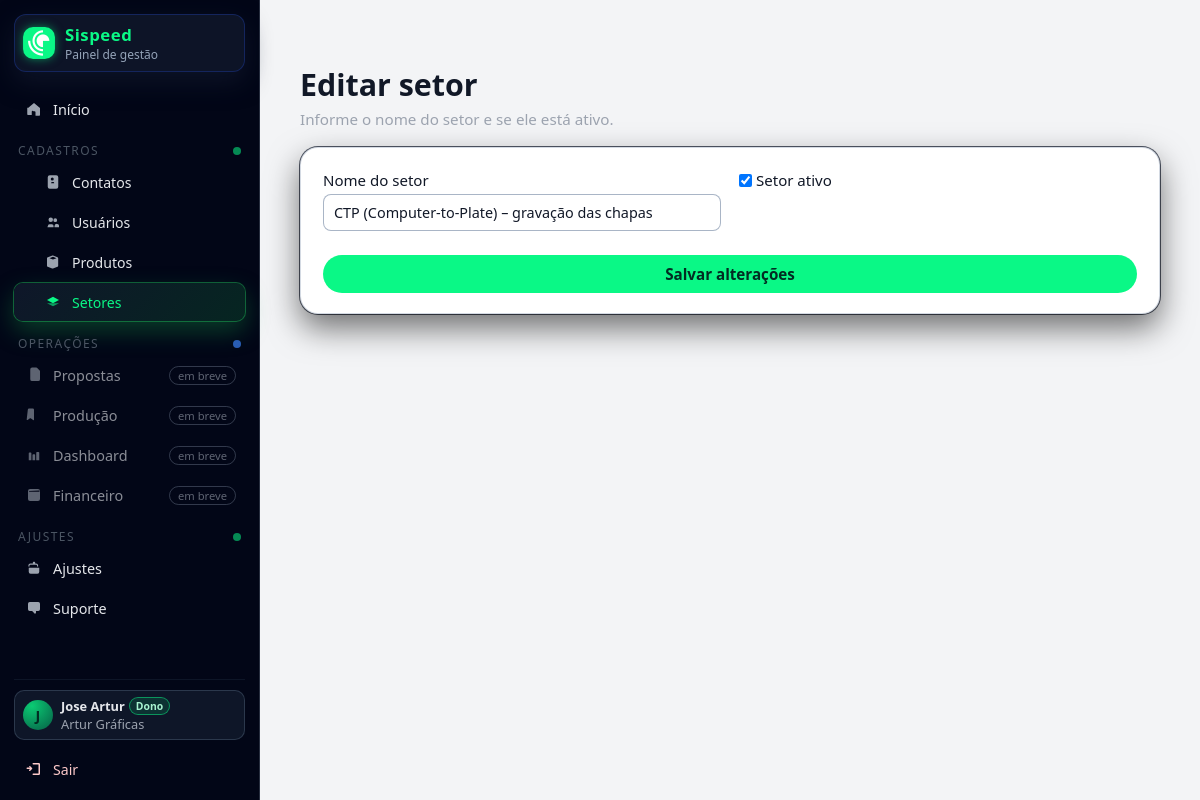
The app's page /setores/7/editar/ (signed in) with its own data.
### core/models.py (models this page shows, shortened)
class UserCompany(models.Model):
    user = models.OneToOneField(
        settings.AUTH_USER_MODEL,
        on_delete=models.CASCADE,
        related_name="company_link",
    )
    company = models.ForeignKey(
        Company,
        on_delete=models.CASCADE,
        related_name="users",
    )
    is_owner = models.BooleanField(
        "Dono da empresa",
        default=False,
        help_text="Usuário principal, não pode perder acesso.",
    )
    class Meta:
        verbose_name = "Usuário da empresa"
        verbose_name_plural = "Usuários da empresa"
        ordering = ["company", "user__username"]

class Company(models.Model):
    name = models.CharField("Nome da empresa", max_length=255)
    cnpj = models.CharField("CNPJ", max_length=18, blank=True, null=True)
    email = models.EmailField("E-mail", unique=True)
    phone = models.CharField("Telefone", max_length=20, blank=True, null=True)
    created_at = models.DateTimeField(auto_now_add=True)
    cep = models.CharField("CEP", max_length=9, blank=True, null=True)
    address = models.CharField("Endereço", max_length=255, blank=True, null=True)
    number = models.CharField("Número", max_length=20, blank=True, null=True)
    district = models.CharField("Bairro", max_length=100, blank=True, null=True)
    city = models.CharField("Cidade", max_length=100, blank=True, null=True)
    uf = models.CharField("UF", max_length=2, blank=True, null=True)
    logo = models.ImageField(
        "Logo da empresa",
        upload_to=company_logo_upload_path,
        blank=True,
        null=True,
    )
    whatsapp_default_message = models.TextField(
        "Mensagem padrão do WhatsApp",
        blank=True,
        null=True,
        help_text="Mensagem sugerida ao iniciar uma conversa pelo WhatsApp.",
    )
    class Meta:
        verbose_name = "Empresa"
        verbose_name_plural = "Empresas"

class Sector(models.Model):
    company = models.ForeignKey(
        Company,
        on_delete=models.CASCADE,
        related_name="sectors",
        verbose_name="Empresa",
    )
    name = models.CharField("Nome do setor", max_length=150)
    is_active = models.BooleanField("Ativo", default=True)
    created_at = models.DateTimeField(auto_now_add=True)
    class Meta:
        verbose_name = "Setor"
        verbose_name_plural = "Setores"
        ordering = ["name"]

### core/views.py (the view)
# urls.py: path("setores/<int:pk>/editar/", core_views.sectors_edit, name="sectors_edit"),
@login_required
def sectors_edit(request, pk):
    deny = _require_permission(request, "can_manage_sectors")
    if deny:
        return deny
    company = _get_user_company(request)
    sector = get_object_or_404(Sector, pk=pk, company=company)
    form = SectorForm(request.POST or None, instance=sector)
    if request.method == "POST" and form.is_valid():
        form.save()
        messages.success(request, "Setor atualizado com sucesso.")
        return redirect("sectors_list")
    return render(
        request,
        "sectors/form.html",
        {"form": form, "mode": "edit", "sector": sector},
    )

### templates/sectors/form.html (shortened to what this page needs)
{% extends "base.html" %}
{% block content %}
<div class="page-wrapper">
    <div class="page-header">
        <h1>{% if mode == "edit" %}Editar setor{% else %}Novo setor{% endif %}</h1>
        <p>Informe o nome do setor e se ele está ativo.</p>
    </div>
    <div class="card-form">
        <form method="post">
            <div class="form-grid-2">
                <div class="form-group">
                    <label>Nome do setor</label>
                    {{ form.name }}
                </div>
                <div class="form-group">
                    <label class="checkbox-item">
                        {{ form.is_active }} Setor ativo
                    </label>
                </div>
            </div>
            <button type="submit" class="btn-primary">
                {% if mode == "edit" %}Salvar alterações{% else %}Cadastrar setor{% endif %}
            </button>
        </form>
    </div>
</div>
{% endblock %}

### templates/base.html (shortened to what this page needs)
{% load static %}
<!DOCTYPE html>
<html lang="pt-br">
<head>
    <link rel="stylesheet" href="{% static 'css/style.css' %}">
</head>
<body
    class="{% if user.is_authenticated and user.preferences.theme == 'light' %}theme-light{% else %}theme-dark{% endif %}">
    {% block body %}
    <div class="layout">
        {% if user.is_authenticated %}
        {% with company_link=user.company_link permissions=user.company_link.permissions %}
        <aside class="sidebar">
            <div class="sidebar-top">
                <a href="{% url 'dashboard' %}" class="sidebar-brand">
                    <img src="{% static 'img/icon.ico' %}" alt="Sispeed" class="sidebar-logo">
                    <div class="sidebar-brand-text">
                        <span class="brand-title">Sispeed</span>
                        <span class="brand-subtitle">Painel de gestão</span>
                    </div>
                </a>
                <nav class="sidebar-nav">
                    <a href="{% url 'dashboard' %}"
                        class="nav-link {% if request.resolver_match.url_name == 'dashboard' %}active{% endif %}">
                        <span class="nav-icon">
                            <svg viewBox="0 0 24 24" aria-hidden="true">
                                <path
                                    d="M4 10.5 12 4l8 6.5V20a1 1 0 0 1-1 1h-4.5a.5.5 0 0 1-.5-.5v-4.25a1.25 1.25 0 0 0-1.25-1.25h-1.5A1.25 1.25 0 0 0 9 15.25V19.5a.5.5 0 0 1-.5.5H4a1 1 0 0 1-1-1v-9z" />
                            </svg>
                        </span>
                        <span class="nav-label">Início</span>
                    </a>
                    <div class="nav-section">
                        <div class="nav-section-header">
                            <span class="nav-section-label">Cadastros</span>
                            <span class="nav-section-dot"></span>
                        </div>
                        <div class="nav-section-items">
                            {% with has_access=permissions.can_manage_contacts %}
                            <a href="{% url 'contacts_list' %}" class="nav-link nav-sub
                                      {% if not has_access and not company_link.is_owner %}nav-no-access{% endif %}">
                                <span class="nav-icon">
                                    <svg viewBox="0 0 24 24" aria-hidden="true">
                                        <path
                                            d="M5 5.75A2.75 2.75 0 0 1 7.75 3h8.5A2.75 2.75 0 0 1 19 5.75v12.5A2.75 2.75 0 0 1 16.25 21h-8.5A2.75 2.75 0 0 1 5 18.25zM9 8a2 2 0 1 0 4 0 2 2 0 0 0-4 0Zm4.5 5.25c0-.69-.56-1.25-1.25-1.25h-1.5A1.25 1.25 0 0 0 9.5 13.25v.25h4z" />
                                    </svg>
                                </span>
                                <span class="nav-label">Contatos</span>
                            </a>
                            {% endwith %}
                            {% with has_access=permissions.can_manage_users %}
                            <a href="{% url 'users_list' %}" class="nav-link nav-sub
                                      {% if not has_access and not company_link.is_owner %}nav-no-access{% endif %}">
                                <span class="nav-icon">
                                    <svg viewBox="0 0 24 24" aria-hidden="true">
                                        <path
                                            d="M9 12a3 3 0 1 0-3-3 3 3 0 0 0 3 3Zm6 0a2.5 2.5 0 1 0-2.5-2.5A2.5 2.5 0 0 0 15 12Zm-9.75 5.5A2.25 2.25 0 0 1 7.5 15h3a2.25 2.25 0 0 1 2.25 2.25V19H5.25A.75.75 0 0 1 4.5 18.25ZM14 17.25A3.25 3.25 0 0 1 17.25 14.5h.5A2.25 2.25 0 0 1 20 16.75V19h-6Z" />
                                    </svg>
                                </span>
                                <span class="nav-label">Usuários</span>
                            </a>
                            {% endwith %}
                            {% with has_access=permissions.can_manage_products %}
                            <a href="{% url 'products_list' %}" class="nav-link nav-sub
                                      {% if not has_access and not company_link.is_owner %}nav-no-access{% endif %}">
                                <span class="nav-icon">
                                    <svg viewBox="0 0 24 24" aria-hidden="true">
                                        <path
                                            d="m11.2 3.3-6 2.4A1.5 1.5 0 0 0 4 7.1v9.8a1.5 1.5 0 0 0 .9 1.4l6 2.4a1.5 1.5 0 0 0 1.1 0l6-2.4a1.5 1.5 0 0 0 .9-1.4V7.1a1.5 1.5 0 0 0-.9-1.4l-6-2.4a1.5 1.5 0 0 0-1.1 0ZM12 5l4.7 1.9L12 8.8 7.3 6.9Z" />
                                    </svg>
                                </span>
                                <span class="nav-label">Produtos</span>
                            </a>
                            {% endwith %}
                            {% with has_access=permissions.can_manage_sectors %}
                            <a href="{% url 'sectors_list' %}" class="nav-link nav-sub
                                      {% if request.resolver_match.url_name|default:''|slice:':7' == 'sectors' %}active{% endif %}
                                      {% if not has_access and not company_link.is_owner %}nav-no-access{% endif %}">
                                <span class="nav-icon">
                                    <svg viewBox="0 0 24 24" aria-hidden="true">
                                        <path d="M4 9.25 12 5l8 4.25-8 4.25Z" />
                                        <path d="m4 13.5 8 4.25 8-4.25" opacity=".6" />
                                    </svg>
                                </span>
                                <span class="nav-label">Setores</span>
                            </a>
                            {% endwith %}
                        </div>
                    </div>
                    <div class="nav-section">
                        <div class="nav-section-header">
                            <span class="nav-section-label">Operações</span>
                            <span class="nav-section-dot dot-secondary"></span>
                        </div>
                        <div class="nav-section-items">
                            <a href="#" class="nav-link nav-disabled">
                                <span class="nav-icon">
                                    <svg viewBox="0 0 24 24" aria-hidden="true">
                                        <path
                                            d="M7 4.5A2.5 2.5 0 0 1 9.5 2h5.38a1.5 1.5 0 0 1 1.06.44l3.62 3.62A1.5 1.5 0 0 1 20 7.12V17.5A2.5 2.5 0 0 1 17.5 20H9.5A2.5 2.5 0 0 1 7 17.5Z" />
                                    </svg>
                                </span>
                                <span class="nav-label">Propostas</span>
                                <span class="nav-pill">em breve</span>
                            </a>
                            <a href="#" class="nav-link nav-disabled">
                                <span class="nav-icon">
                                    <svg viewBox="0 0 24 24" aria-hidden="true">
                                        <path
                                            d="M3.75 5A1.75 1.75 0 0 1 5.5 3.25h4.75A1.75 1.75 0 0 1 12 5v13a.75.75 0 0 1-1.14.62l-3.3-2.2a.75.75 0 0 0-.84 0l-3.3 2.2A.75.75 0 0 1 2.25 18Z" />
                                    </svg>
                                </span>
                                <span class="nav-label">Produção</span>
                                <span class="nav-pill">em breve</span>
                            </a>
                            <a href="#" class="nav-link nav-disabled">
                                <span class="nav-icon">
                                    <svg viewBox="0 0 24 24" aria-hidden="true">
                                        <path
                                            d="M5 19V9.5a1 1 0 0 1 1-1h1.5a1 1 0 0 1 1 1V19Zm5 0v-7a1 1 0 0 1 1-1h1.5a1 1 0 0 1 1 1V19Zm5 0v-10a1 1 0 0 1 1-1H18a1 1 0 0 1 1 1V19Z" />
                                    </svg>
                                </span>
                                <span class="nav-label">Dashboard</span>
                                <span class="nav-pill">em breve</span>
                            </a>
                            <a href="#" class="nav-link nav-disabled">
                                <span class="nav-icon">
                                    <svg viewBox="0 0 24 24" aria-hidden="true">
                                        <path
                                            d="M4 6.75A2.75 2.75 0 0 1 6.75 4h10.5A2.75 2.75 0 0 1 20 6.75v10.5A2.75 2.75 0 0 1 17.25 20H6.75A2.75 2.75 0 0 1 4 17.25Zm2 0A.75.75 0 0 0 5.25 7.5h13.5a.75.75 0 0 0 0-1.5Z" />
                                    </svg>
                                </span>
                                <span class="nav-label">Financeiro</span>
                                <span class="nav-pill">em breve</span>
                            </a>
                        </div>
                    </div>
                    <div class="nav-section">
                        <div class="nav-section-header">
                            <span class="nav-section-label">Ajustes</span>
                            <span class="nav-section-dot"></span>
                        </div>
                        <div class="nav-section-items">
                            <a href="{% url 'settings' %}" class="nav-link">
                                <span class="nav-icon">
                                    <svg viewBox="0 0 24 24" aria-hidden="true">
                                        <path
                                            d="M10.5 4.5a1 1 0 0 1 1-1h1a1 1 0 0 1 1 1V6h1.25a2.75 2.75 0 0 1 2.75 2.75V10h-1.5V8.75a1.25 1.25 0 0 0-1.25-1.25H7.25A1.25 1.25 0 0 0 6 8.75V10H4.5V8.75A2.75 2.75 0 0 1 7.25 6H10.5Z" />
                                        <path d="M5 11.5h14V17a2.5 2.5 0 0 1-2.5 2.5h-9A2.5 2.5 0 0 1 5 17Z" />
                                    </svg>
                                </span>
                                <span class="nav-label">Ajustes</span>
                            </a>
                            <a href="#" class="nav-link">
                                <span class="nav-icon">
                                    <svg viewBox="0 0 24 24" aria-hidden="true">
                                        <path
                                            d="M6.25 4A2.25 2.25 0 0 0 4 6.25v7.5A2.25 2.25 0 0 0 6.25 16H9.5l3.25 3.25c.7.7 1.9.2 1.9-.79V16h3.1A2.25 2.25 0 0 0 20 13.75v-7.5A2.25 2.25 0 0 0 17.75 4Z" />
                                    </svg>
                                </span>
                                <span class="nav-label">Suporte</span>
                            </a>
                        </div>
                    </div>
                </nav>
            </div>
            <div class="sidebar-bottom">
                <div class="sidebar-user">
                    <div class="avatar-circle">
                        <span>{{ user.first_name|default:user.username|first|upper }}</span>
                    </div>
                    <div class="sidebar-user-info">
                        <span class="user-name">
                            {{ user.first_name|default:user.username }}
                            {% if company_link.is_owner %}
                            <span class="user-badge">Dono</span>
                            {% endif %}
                        </span>
                        <span class="user-company">
                            {{ company_link.company.name }}
                        </span>
                    </div>
                </div>
                <a href="{% url 'logout' %}" class="nav-link nav-logout">
                    <span class="nav-icon">
                    </span>
                    <span class="nav-label">Sair</span>
                </a>
            </div>
        </aside>
        {% endwith %}
        {% endif %}
        <main class="content">
            {% block content %}{% endblock %}
        </main>
    </div>
    {% endblock %}
</body>
</html>

### records on screen
UserCompany: company.name "Artur Gráficas"
Sector: name "CTP (Computer-to-Plate) – gravação das chapas", is_active "☑"

### other values on screen
{{ user.first_name|default:user.username|first|upper }} "J"
{{ user.first_name|default:user.username }} "Jose Artur"
